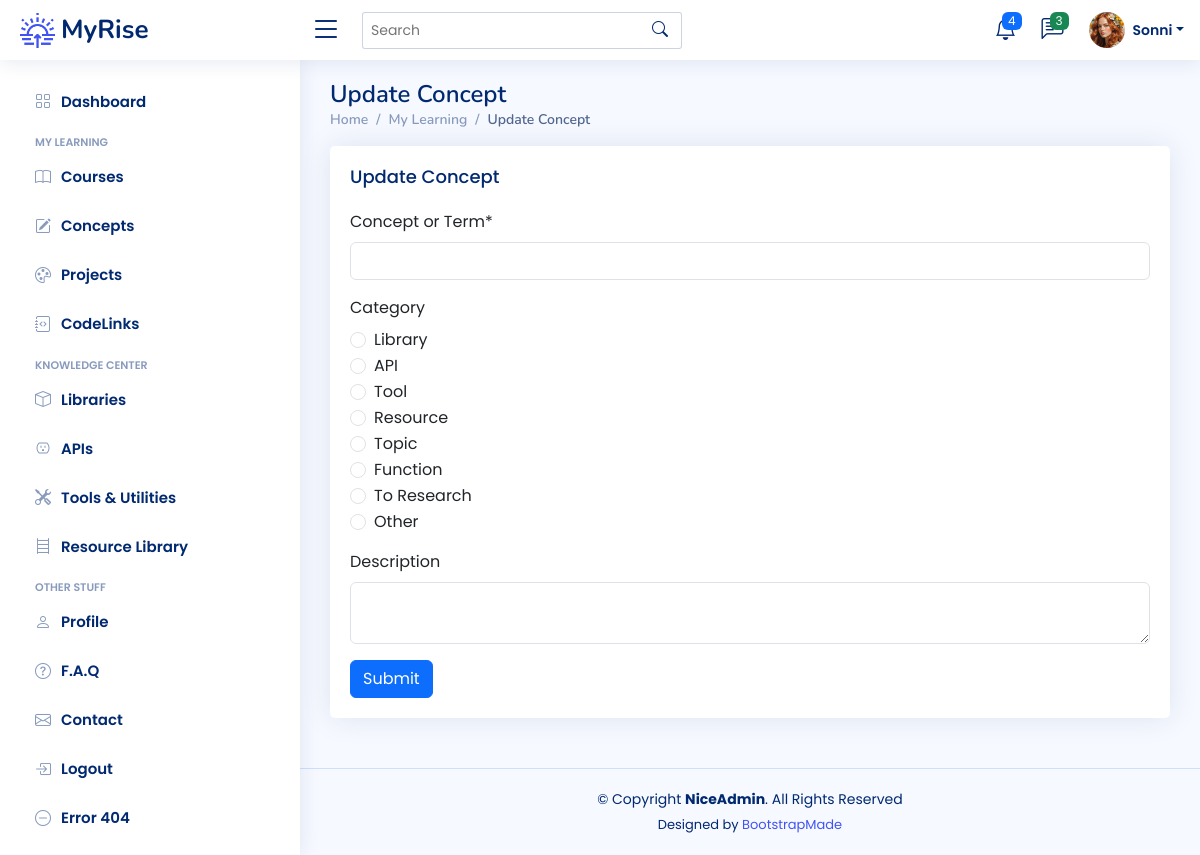
Before: /concepts/128/update (signed in) with the older database file.
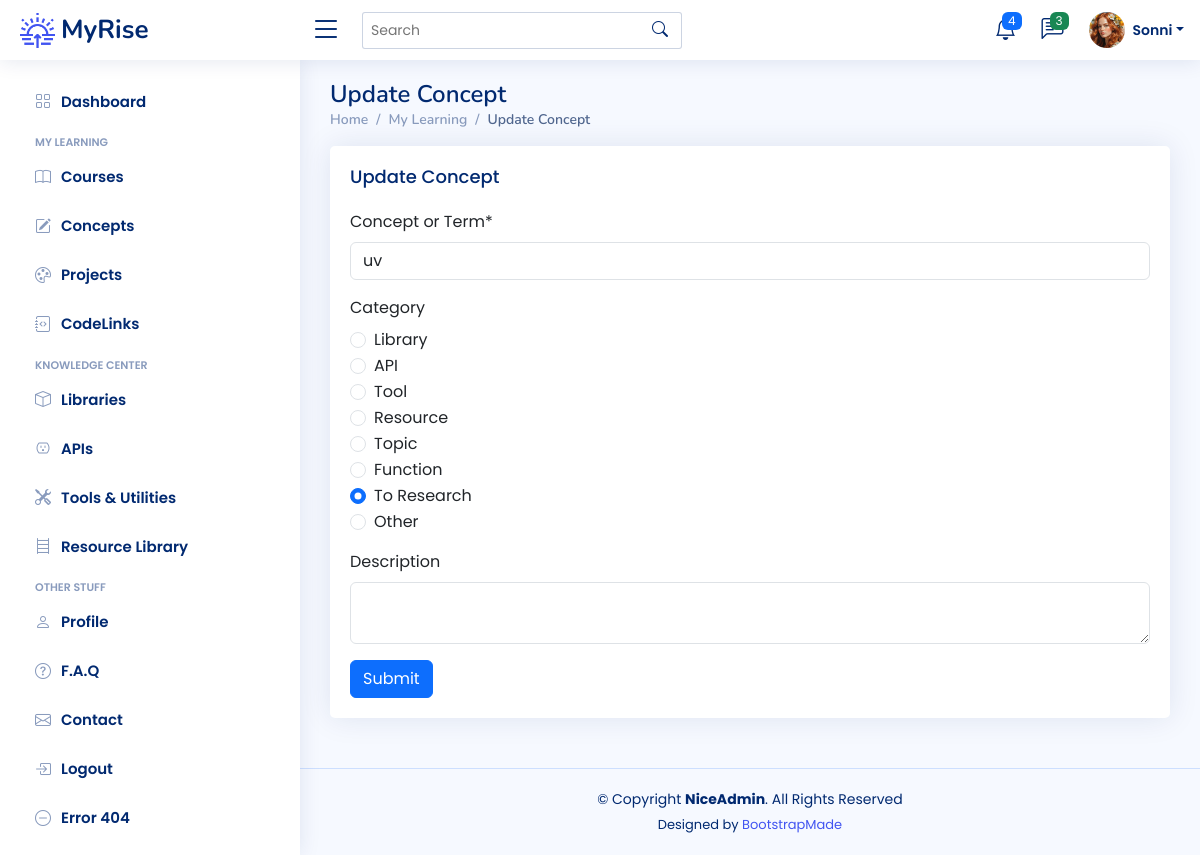
After: the same page with the newer database file.
### app/models.py (models this page shows)
class User(UserMixin, db.Model):
    __tablename__ = "users"
    id: Mapped[int] = mapped_column(Integer, primary_key=True)
    email: Mapped[str] = mapped_column(String(100), unique=True)
    password: Mapped[str] = mapped_column(String(250))
    name: Mapped[str] = mapped_column(String(1000))
    display_name: Mapped[str] = mapped_column(String(1000))
    last_called_repos: Mapped[Optional[datetime.datetime]] = mapped_column(DateTime())
    latest_etag_repos: Mapped[str] = mapped_column(String(250), nullable=True)
    projects: Mapped[List["Project"]] = relationship(back_populates="user")
    events: Mapped[List["Event"]] = relationship(back_populates="user")
    courses: Mapped[List["Course"]] = relationship(back_populates="user")
    libraries: Mapped[List["Library"]] = relationship(back_populates="user")
    apis: Mapped[List["API"]] = relationship(back_populates="user")
    tools: Mapped[List["Tool"]] = relationship(back_populates="user")
    resources: Mapped[List["Resource"]] = relationship(back_populates="user")
    repos: Mapped[List["Repository"]] = relationship(back_populates="user")
    codelinks: Mapped[List["CodeLink"]] = relationship(back_populates="user")
    concepts: Mapped[List["Concept"]] = relationship('Concept', secondary=user_concept, backref='user')

class Concept(db.Model):
    __tablename__ = "concepts"
    id: Mapped[int] = mapped_column(Integer, primary_key=True)
    concept_term: Mapped[str] = mapped_column(String(50), nullable=False)
    category: Mapped[str] = mapped_column(String(100), nullable=True)
    description: Mapped[str] = mapped_column(Text, nullable=True)
    date_added: Mapped[datetime.date] = mapped_column(Date, nullable=False)

### app/routes.py (the view, shortened to what this page needs)
@app.route('/concepts/<int:num>/update', methods=["GET", "POST"])
@login_required
def update_concept(num):
    concept_to_update = db.session.execute(db.select(Concept).where(Concept.id == num)).scalar()
    form = NewConceptForm(obj=concept_to_update)
    return render_template('update.html', form=form, object="Concept")

### app/forms.py
class NewConceptForm(FlaskForm):
    concept_term = StringField("Concept or Term*", validators=[InputRequired()])
    category = RadioField("Category",
                           choices=[
                               ('library', 'Library'),
                               ('api', 'API'),
                               ('tool', 'Tool'),
                               ('resource', 'Resource'),
                               ('topic', 'Topic'),
                               ('function', 'Function'),
                               ('research', 'To Research'),
                               ('other', 'Other'),
                           ], coerce=str)
    description = TextAreaField("Description")
    submit = SubmitField("Submit")

### app/models.py (called while the page is built)
@login_manager.user_loader
def load_user(user_id):
    return db.get_or_404(User, user_id)

### app/templates/update.html (shortened to what this page needs)
{% extends 'base.html' %}
{% from 'bootstrap5/form.html' import render_form %}
{% block content %}
	<main id="main" class="main">
    <div class="pagetitle">
      <h1>Update {{ object }}</h1>
      <nav>
        <ol class="breadcrumb">
          <li class="breadcrumb-item"><a href="index.html">Home</a></li>
          <li class="breadcrumb-item">My Learning</li>
          <li class="breadcrumb-item active">Update {{ object }}</li>
        </ol>
      </nav>
    </div>
	 <div class="card">
		<div class="card-body">
		  <h5 class="card-title">Update {{ object }}</h5>
			{{ render_form(form, novalidate=True) }}
		</div>
	 </div>
	</main>
{% endblock %}

### app/templates/base.html (shortened to what this page needs)
<!doctype html>
<html lang="en">
  <head>
	  {% block styling %}
		<link href="https://cdn.jsdelivr.net/npm/bootstrap@5.3.3/dist/css/bootstrap.min.css" rel="stylesheet">
	  	<link href="{{ url_for('static', filename='vendor/bootstrap/css/bootstrap.min.css') }}" rel="stylesheet">
	  	<link href="{{ url_for('static', filename='vendor/bootstrap-icons/bootstrap-icons.css') }}" rel="stylesheet">
	  	<link href="{{ url_for('static', filename='vendor/boxicons/css/boxicons.min.css') }}" rel="stylesheet">
	  	<link href="{{ url_for('static', filename='vendor/quill/quill.snow.css') }}" rel="stylesheet">
	  	<link href="{{ url_for('static', filename='vendor/quill/quill.bubble.css') }}" rel="stylesheet">
	  	<link href="{{ url_for('static', filename='vendor/remixicon/remixicon.css') }}" rel="stylesheet">
	  	<link href="{{ url_for('static', filename='vendor/simple-datatables/style.css') }}" rel="stylesheet">
	  	<link href="{{ url_for('static', filename='css/style.css' ) }}" rel="stylesheet">
    	{% endblock %}
  </head>
  <body>
  	{% include "heading.html" %}
    {% block content %}{% endblock %}
	{% include 'footer.html' %}
  </body>
</html>

### app/templates/heading.html (shortened to what this page needs)
{% from 'bootstrap5/nav.html' import render_nav_item %}
{% from 'bootstrap5/form.html' import render_form %}
  <header id="header" class="header fixed-top d-flex align-items-center">
    <div class="d-flex align-items-center justify-content-between">
      <a href="{{ url_for('home') }}" class="logo d-flex align-items-center">
        <img src="{{ url_for('static', filename='img/logo.png') }}" alt="sun-rise">
        <span class="d-none d-lg-block">MyRise</span>
      </a>
      <i class="bi bi-list toggle-sidebar-btn"></i>
    </div>
    <div class="search-bar">
      <form class="search-form d-flex align-items-center" method="POST" action="#">
        <input type="text" name="query" placeholder="Search" title="Enter search keyword">
        <button type="submit" title="Search"><i class="bi bi-search"></i></button>
      </form>
    </div>
    <nav class="header-nav ms-auto">
      <ul class="d-flex align-items-center">
        <li class="nav-item dropdown">
          <a class="nav-link nav-icon" href="#" data-bs-toggle="dropdown">
            <i class="bi bi-bell"></i>
            <span class="badge bg-primary badge-number">4</span>
          </a>
        </li>
        <li class="nav-item dropdown">
          <a class="nav-link nav-icon" href="#" data-bs-toggle="dropdown">
            <i class="bi bi-chat-left-text"></i>
            <span class="badge bg-success badge-number">3</span>
          </a>
        </li>
        <li class="nav-item dropdown pe-3">
          <a class="nav-link nav-profile d-flex align-items-center pe-0" href="#" data-bs-toggle="dropdown">
            <img src="{{ url_for('static', filename='img/profile-img.png') }}" alt="Profile" class="rounded-circle">
            <span class="d-none d-md-block dropdown-toggle ps-2">{{ current_user.display_name }}</span>
          </a>
        </li>
      </ul>
    </nav>
  </header>
  <aside id="sidebar" class="sidebar">
    <ul class="sidebar-nav" id="sidebar-nav">
      <li class="nav-item">
        <a class="nav-link collapsed" href="{{ url_for('home') }}">
          <i class="bi bi-grid"></i>
          <span>Dashboard</span>
        </a>
      </li>
<li class="nav-heading">My Learning</li>
	  <li class="nav-item">
        <a class="nav-link collapsed" href="{{ url_for('courses_page') }}">
          <i class="bi bi-book"></i>
          <span>Courses</span>
        </a>
      </li>
	  <li class="nav-item">
        <a class="nav-link collapsed" href="{{ url_for('concepts_page') }}">
          <i class="bi bi-pencil-square"></i>
          <span>Concepts</span>
        </a>
      </li>
	  <li class="nav-item">
        <a class="nav-link collapsed" href="{{ url_for('projects_page') }}">
          <i class="bi bi-palette"></i>
          <span>Projects</span>
        </a>
      </li>
	  <li class="nav-item">
        <a class="nav-link collapsed" href="{{ url_for('codelinks_page') }}">
          <i class="bi bi-journal-code"></i>
          <span>CodeLinks</span>
        </a>
      </li>
<li class="nav-heading">Knowledge Center</li>
	  <li class="nav-item">
        <a class="nav-link collapsed" href="{{ url_for('libraries_page') }}">
          <i class="bi bi-box"></i>
          <span>Libraries</span>
        </a>
      </li>
	  <li class="nav-item">
        <a class="nav-link collapsed" href="{{ url_for('apis_page') }}">
          <i class="bi bi-outlet"></i>
          <span>APIs</span>
        </a>
      </li>
	  <li class="nav-item">
        <a class="nav-link collapsed" href="{{ url_for('tools_page') }}">
          <i class="bi bi-tools"></i>
          <span>Tools & Utilities</span>
        </a>
      </li>
	  <li class="nav-item">
        <a class="nav-link collapsed" href="{{ url_for('resources_page') }}">
          <i class="bi bi-bookshelf"></i>
          <span>Resource Library</span>
        </a>
      </li>
	<li class="nav-heading">Other Stuff</li>
      <li class="nav-item">
        <a class="nav-link collapsed" href="{{ url_for('profile') }}">
          <i class="bi bi-person"></i>
          <span>Profile</span>
        </a>
      </li>
      <li class="nav-item">
        <a class="nav-link collapsed" href="{{ url_for('faq') }}">
          <i class="bi bi-question-circle"></i>
          <span>F.A.Q</span>
        </a>
	  </li>
      <li class="nav-item">
        <a class="nav-link collapsed" href="{{ url_for('contact') }}">
          <i class="bi bi-envelope"></i>
          <span>Contact</span>
        </a>
      </li>
	{% if not current_user.is_authenticated %}
      <li class="nav-item">
        <a class="nav-link collapsed" href="{{ url_for('register') }}">
          <i class="bi bi-card-list"></i>
          <span>Register</span>
        </a>
      </li>
      <li class="nav-item">
        <a class="nav-link collapsed" href="{{ url_for('login') }}">
          <i class="bi bi-box-arrow-in-right"></i>
          <span>Login</span>
        </a>
      </li>
	{% else %}
		<li class="nav-item">
        <a class="nav-link collapsed" href="{{ url_for('logout') }}">
          <i class="bi bi-box-arrow-in-right"></i>
          <span>Logout</span>
        </a>
      </li>
	{% endif %}
      <li class="nav-item">
        <a class="nav-link collapsed" href="pages-error-404.html">
          <i class="bi bi-dash-circle"></i>
          <span>Error 404</span>
        </a>
      </li>
      <li class="nav-item">
        <a class="nav-link collapsed" href="pages-blank.html">
        </a>
      </li>
    </ul>
  </aside>

### app/templates/footer.html
  <footer id="footer" class="footer">
    <div class="copyright">
      &copy; Copyright <strong><span>NiceAdmin</span></strong>. All Rights Reserved
    </div>
    <div class="credits">
      Designed by <a href="https://bootstrapmade.com/">BootstrapMade</a>
    </div>
  </footer>

### app/static/css/style.css (style rules this page uses)
:root { scroll-behavior: smooth; }
body { font-family: "Poppins", sans-serif; background: #f6f9ff; color: #444444; }
a { color: #4154f1; text-decoration: none; }
h1, h2, h3, h4, h5, h6 { font-family: "Nunito", sans-serif; }
#main { margin-top: 60px; padding: 20px 30px; transition: all 0.3s; }
.pagetitle { margin-bottom: 10px; }
.pagetitle h1 { font-size: 24px; margin-bottom: 0; font-weight: 600; color: #012970; }
.card { margin-bottom: 30px; border: none; border-radius: 5px; box-shadow: 0px 0 30px rgba(1, 41, 112, 0.1); }
.card-title { padding: 20px 0 15px 0; font-size: 18px; font-weight: 500; color: #012970; font-family: "Poppins", sans-serif; }
.card-body { padding: 0 20px 20px 20px; }
.breadcrumb { font-size: 14px; font-family: "Nunito", sans-serif; color: #899bbd; font-weight: 600; }
.breadcrumb a { color: #899bbd; transition: 0.3s; }
.breadcrumb .breadcrumb-item::before { color: #899bbd; }
.breadcrumb .active { color: #51678f; font-weight: 600; }
.logo { line-height: 1; }
@media (min-width: 1200px) { .logo { width: 280px; } }
.logo img { max-height: 35px; margin-right: 6px; }
.logo span { font-size: 26px; font-weight: 700; color: #012970; font-family: "Nunito", sans-serif; }
.header { transition: all 0.5s; z-index: 997; height: 60px; box-shadow: 0px 2px 20px rgba(1, 41, 112, 0.1); background-color: #fff; padding-left: 20px; }
.header .toggle-sidebar-btn { font-size: 32px; padding-left: 10px; cursor: pointer; color: #012970; }
.header .search-bar { min-width: 360px; padding: 0 20px; }
.header .search-form { width: 100%; }
.header .search-form input { border: 0; font-size: 14px; color: #012970; border: 1px solid rgba(1, 41, 112, 0.2); padding: 7px 38px 7px 8px; border-radius: 3px; transition: 0.3s; width: 100%; }
.header .search-form button { border: 0; padding: 0; margin-left: -30px; background: none; }
.header .search-form button i { color: #012970; }
.header-nav ul { list-style: none; }
.header-nav>ul { margin: 0; padding: 0; }
.header-nav .nav-icon { font-size: 22px; color: #012970; margin-right: 25px; position: relative; }
.header-nav .nav-profile { color: #012970; }
.header-nav .nav-profile img { max-height: 36px; }
.header-nav .nav-profile span { font-size: 14px; font-weight: 600; }
.header-nav .badge-number { position: absolute; inset: -2px -5px auto auto; font-weight: normal; font-size: 12px; padding: 3px 6px; }
.sidebar { position: fixed; top: 60px; left: 0; bottom: 0; width: 300px; z-index: 996; transition: all 0.3s; padding: 20px; overflow-y: auto; scrollbar-width: thin; scrollbar-color: #aab7cf transparent; box-shadow: 0px 0px 20px rgba(1, 41, 112, 0.1); background-color: #fff; }
@media (min-width: 1200px) { #main, #footer { margin-left: 300px; } }
.sidebar-nav { padding: 0; margin: 0; list-style: none; }
.sidebar-nav li { padding: 0; margin: 0; list-style: none; }
.sidebar-nav .nav-item { margin-bottom: 5px; }
.sidebar-nav .nav-heading { font-size: 11px; text-transform: uppercase; color: #899bbd; font-weight: 600; margin: 10px 0 5px 15px; }
.sidebar-nav .nav-link { display: flex; align-items: center; font-size: 15px; font-weight: 600; color: #4154f1; transition: 0.3; background: #f6f9ff; padding: 10px 15px; border-radius: 4px; }
.sidebar-nav .nav-link i { font-size: 16px; margin-right: 10px; color: #4154f1; }
.sidebar-nav .nav-link.collapsed { color: #012970; background: #fff; }
.sidebar-nav .nav-link.collapsed i { color: #899bbd; }
.footer { padding: 20px 0; font-size: 14px; transition: all 0.3s; border-top: 1px solid #cddfff; }
.footer .copyright { text-align: center; color: #012970; }
.footer .credits { padding-top: 5px; text-align: center; font-size: 13px; color: #012970; }

Changed rows visible on the page:
added Concept: concept_term "uv", category "☐ Library ☐ API ☐ Tool ☐ Resource ☐ Topic ☐ Function ☑ To Research ☐ Other"
Other visible differences:
form field category: "☐ Library ☐ API ☐ Tool ☐ Resource ☐ Topic ☐ Function ☐ To Research ☐ Other" → (not shown)
